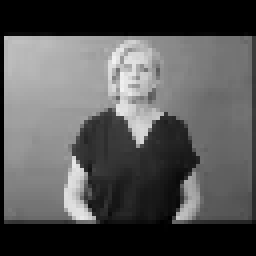
#> input picture frame 2 of code/test.mp4, 64 x 64 px, given in place of 00381.mp4, which was not available (shown 4 times larger)
$ jupyter execute gloss.ipynb   (shell and % lines are left out)   (text cells are left out)
#> lines starting #> are read from the running program, lines starting #| are printed output that depends on the picture
[cell 1]
import numpy as np, os, json, pandas as pd, matplotlib.pyplot as plt, seaborn as sns
from sklearn.model_selection import train_test_split
import cv2

[cell 2]
import cv2
import numpy as np

def rotate_video(input_path, output_path, angle=90):
#> called with input_path = 'videos/00381.mp4', output_path = 'roatated_test.mp4', angle = 90
    cap = cv2.VideoCapture(input_path)
    fourcc = cv2.VideoWriter_fourcc(*'mp4v')
    fps = cap.get(cv2.CAP_PROP_FPS)
    width, height = int(cap.get(cv2.CAP_PROP_FRAME_WIDTH)), int(cap.get(cv2.CAP_PROP_FRAME_HEIGHT))

    if angle == 90 or angle == 270:
        size = (height, width)
    else:
        size = (width, height)

    writer = cv2.VideoWriter(output_path, fourcc, fps, size)

    while True:
        ret, frame = cap.read()
#> frame is the input picture: shape (64, 64, 3); min 0, max 241, mean 85
        if not ret:
            break
        frame = cv2.rotate(frame, cv2.ROTATE_90_CLOCKWISE) if angle == 90 else cv2.rotate(frame, cv2.ROTATE_90_COUNTERCLOCKWISE)
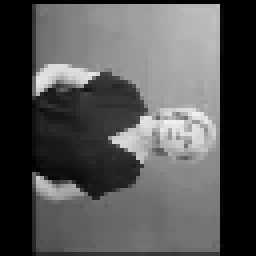
#> frame: shape (64, 64, 3) (shown 4 times larger); min 0, max 241, mean 85
        writer.write(frame)

    cap.release()
    writer.release()

# [55 lines left out: functions flip_video, crop_video, jitter_and_noise_video, not called in this run]


$ run again, starting later in the video
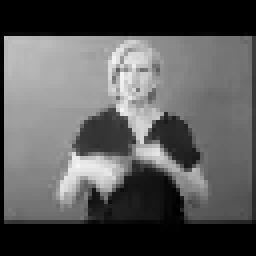
#> input picture frame 9 of code/test.mp4, 64 x 64 px, given in place of 00381.mp4, which was not available (shown 4 times larger)
#> in rotate_video, frame is the input picture: shape (64, 64, 3); min 0, max 245, mean 88.9
#> in rotate_video, `frame = cv2.rotate(frame, cv2.ROTATE_90_CLOCKWISE) if angle == 90 else..`:
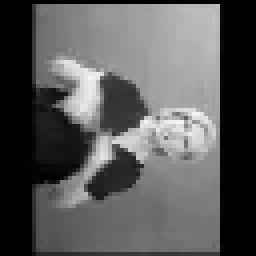
#> frame: shape (64, 64, 3) (shown 4 times larger); min 0, max 245, mean 88.9

$ run again, starting later in the video
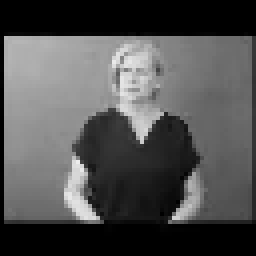
#> input picture frame 16 of code/test.mp4, 64 x 64 px, given in place of 00381.mp4, which was not available (shown 4 times larger)
#> in rotate_video, frame is the input picture: shape (64, 64, 3); min 0, max 236, mean 80.6
#> in rotate_video, `frame = cv2.rotate(frame, cv2.ROTATE_90_CLOCKWISE) if angle == 90 else..`:
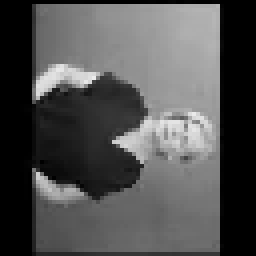
#> frame: shape (64, 64, 3) (shown 4 times larger); min 0, max 236, mean 80.6
